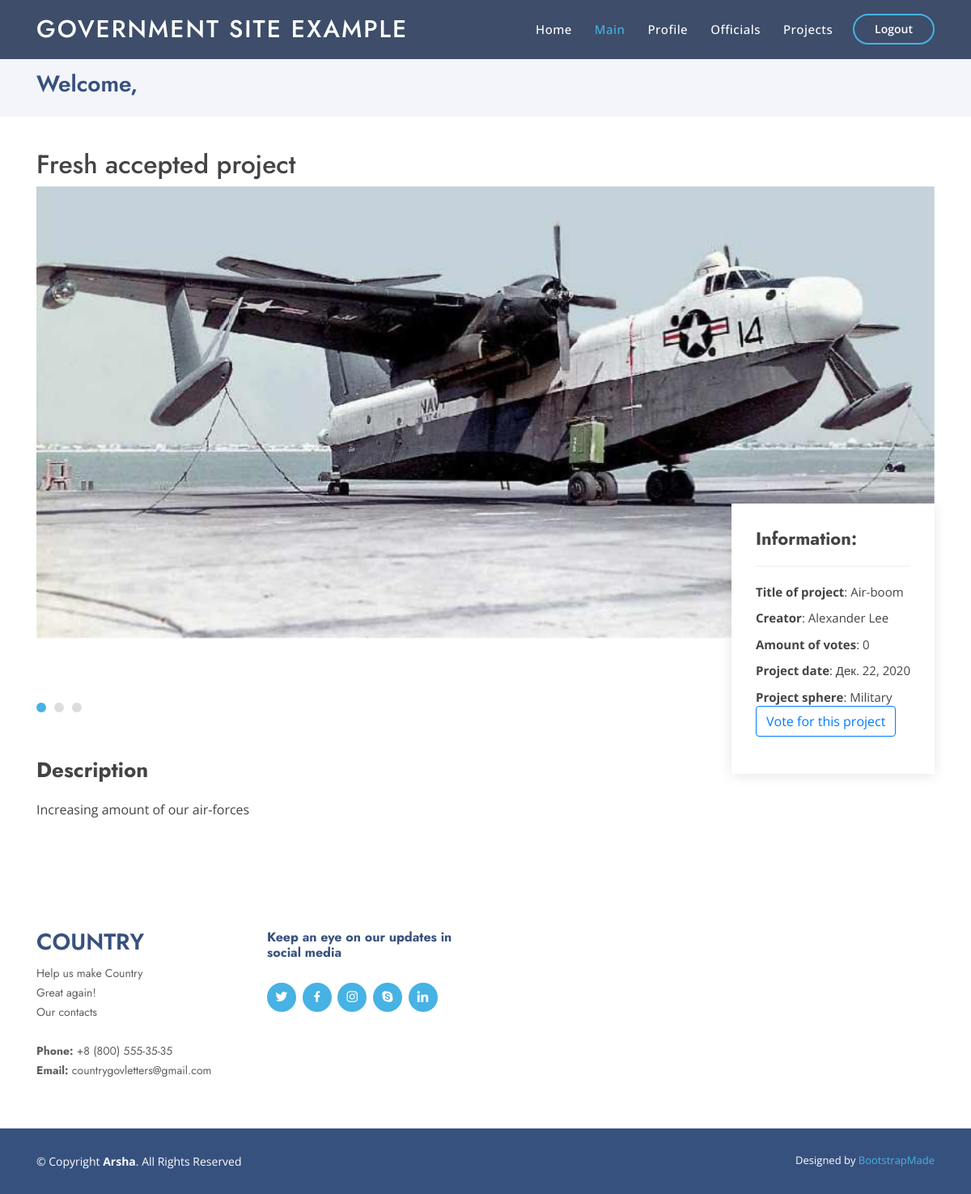
The app's page /project?id=34, older data.
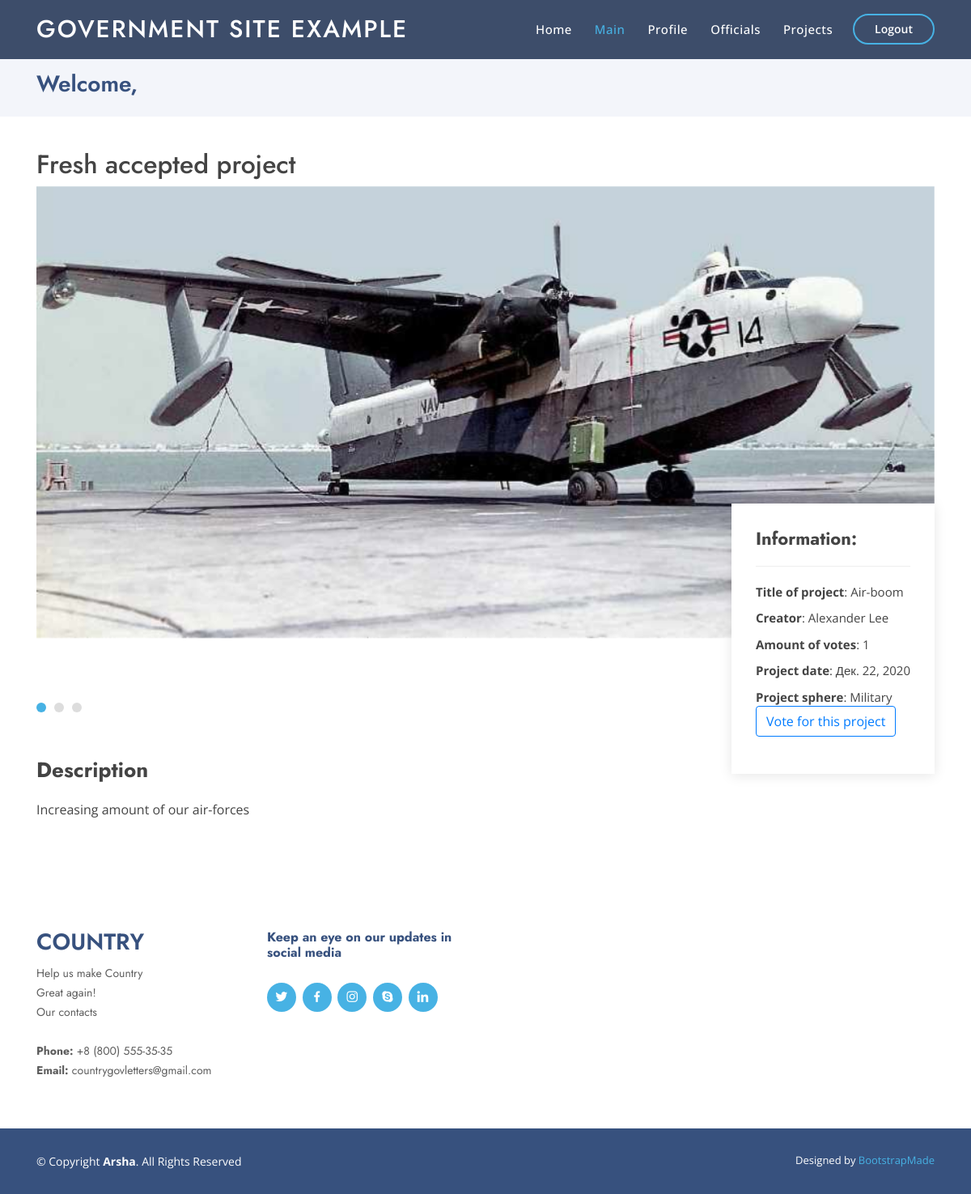
The same page, newer data.
### Content/models.py (models this page shows, shortened)
class Project(models.Model):
    title = models.CharField(name="title", max_length=120)
    description = models.CharField(name="desc", max_length=1000)
    votes = models.IntegerField(default=0)
    sphere = models.CharField(name="sphere", max_length=15)
    date_of_creation = models.DateField(auto_now=True)
    creator = models.ForeignKey(Citizen, on_delete=models.CASCADE)
    class Meta:
        verbose_name = "Project"
        verbose_name_plural = "Projects"

class Citizen(models.Model):
    user = models.OneToOneField(User, on_delete=models.CASCADE)
    department = models.CharField(max_length=100)
    avatar = models.ImageField(name="avatar", upload_to='avatars')
    amount_of_accepted_projects = models.IntegerField(default=0)
    bday = models.DateField(name="birth_day", auto_now=False)
    gender = models.CharField(name="gender", default="Other", max_length=15, choices=[('Male','Male'), ('Female','Female'), ('Other','Other')])
    age = models.IntegerField(name="age", default=0)
    rank = models.CharField(name="rank", default="", max_length=100)
    ed_proj = models.IntegerField(name="education_projects", default=0)
    health_proj = models.IntegerField(name="healthcare_projects", default=0)
    military_proj = models.IntegerField(name="military_projects", default=0)
    social_proj = models.IntegerField(name="social_projects", default=0)
    cult_proj = models.IntegerField(name="culture_projects", default=0)
    is_staff = models.BooleanField(name="is_staff", default=False)
    class Meta:
        verbose_name = 'Citizen'
        verbose_name_plural = 'Citizens'

### Content/views.py (the view)
# urls.py: path('project', project_view)
def project_view(request):
    context = project_view_context_data_preparation(request)
    if request.method == "POST":
        vote_for_project(request)
    return render(request, 'Content/project.html', context)

### Content/views_cases.py (called while the page is built)
def project_view_context_data_preparation(request):
    proj_id = request.GET['id']
    context = {
        'project':Project.objects.get(id=proj_id),
        'photos':ProjectPhoto.objects.filter(project = proj_id)
    }
    context['vote'] = Vote.objects.filter(
        project_id=proj_id,
        voter_id=request.user.id
        )
    if len(context['vote']) > 0:
        context['vote'] = context['vote'][0]
    else:
        context['vote'] = None
    return context

### Content/templates/Content/project.html (shortened to what the changed rows need)
{% load static %}
<!DOCTYPE html>
<html lang="en">
<head>
  <link href="{% static "vendor/bootstrap/css/bootstrap.min.css" %}" rel="stylesheet">
  <link href="{% static "vendor/icofont/icofont.min.css" %}" rel="stylesheet">
  <link href="{% static "vendor/boxicons/css/boxicons.min.css" %}" rel="stylesheet">
  <link href="{% static "vendor/remixicon/remixicon.css" %}" rel="stylesheet">
  <link href="{% static "vendor/venobox/venobox.css" %}" rel="stylesheet">
  <link href="{% static "vendor/owl.carousel/assets/owl.carousel.min.css" %}" rel="stylesheet">
  <link href="{% static "vendor/aos/aos.css" %}" rel="stylesheet">
  <link href="{% static "css/style.css" %}" rel="stylesheet">
</head>
<body>
  <header id="header" class="fixed-top header-inner-pages">
    <div class="container d-flex align-items-center">
      <h1 class="logo mr-auto"><a href="#">Government site example</a></h1>
    </div>
  </header>
  <main id="main">
    <section id="breadcrumbs" class="breadcrumbs">
      <div class="container">
        <h2>Welcome, {% if user %} {{ user.first_name }} {{ user.last_name }} {% else %} Citizen {% endif %}</h2>
      </div>
    </section>
    <section id="portfolio-details" class="portfolio-details">
      <div class="container">
        {% if project %}
        <div class="portfolio-details-container">
      <h2>Fresh accepted project</h2>
      <div class="owl-carousel portfolio-details-carousel">
        {% for photo in photos %}
        <img src="{{ photo.photo.url }}" class="img-fluid" alt="">
        {% endfor %}
      </div>
      <div class="portfolio-info">
        <h3>Information:</h3>
        <ul>
          <li><strong>Title of project</strong>: {{ project.title }}</li>
          <li><strong>Creator</strong>: {{ project.creator.user.first_name }} {{ project.creator.user.last_name }}</li>
          <li><strong>Amount of votes</strong>: {{ project.votes }}</li>
          <li><strong>Project date</strong>: {{ project.date_of_creation }}</li>
          <li><strong>Project sphere</strong>: {{ project.sphere }}</li>
          {% if vote or request.method == "POST" %}
          <li><button disabled class="btn btn-outline-secondary">You have already voted for this project</button></li>
          {% else %}
          <form method="post">
              <li><button type="submit" class="btn btn-outline-primary">Vote for this project</button></li>
            </form>
            {% endif %}
        </ul>
      </div>
    </div>
    <div class="portfolio-description">
      <h2>Description</h2>
      <p>
        {{ project.desc }}
      </p>
    </div>
    {% else %}
    <h1>There are no new projects and news.</h1>
    {% endif %}
  </div>
</section>
  </main>
</body>
</html>

Row changes from the older to the newer data that the page shows:
changed Project "Increasing amount of our air-forces": votes "0" → "1"
